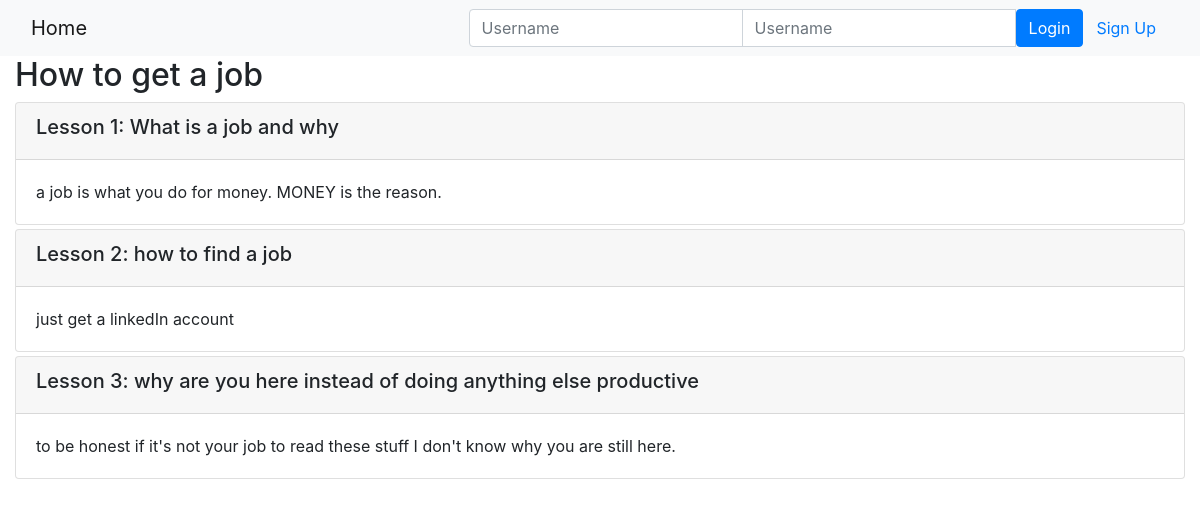
The page /onlinecourse/2/ on the database its author committed.
### onlinecourse/models.py (models this page shows, shortened)
class Course(models.Model):
    name = models.CharField(null=False, max_length=30, default='online course')
    image = models.ImageField(upload_to='course_images/')
    description = models.CharField(max_length=1000)
    pub_date = models.DateField(null=True)
    instructors = models.ManyToManyField(Instructor)
    users = models.ManyToManyField(settings.AUTH_USER_MODEL, through='Enrollment')
    total_enrollment = models.IntegerField(default=0)
    is_enrolled = False

class Lesson(models.Model):
    title = models.CharField(max_length=200, default="title")
    order = models.IntegerField(default=0)
    course = models.ForeignKey(Course, on_delete=models.CASCADE)
    content = models.TextField()

### onlinecourse/views.py (the view)
# urls.py: path('<int:pk>/', views.CourseDetailView.as_view(), name='course_details'),
class CourseDetailView(generic.DetailView):
    model = Course
    template_name = 'onlinecourse/course_detail_bootstrap.html'

### onlinecourse/templates/onlinecourse/course_detail_bootstrap.html (shortened to what this page needs)
<!DOCTYPE html>
<html lang="en">
<head>
     {% load static %}
    <link rel="stylesheet" href="https://maxcdn.bootstrapcdn.com/bootstrap/4.5.2/css/bootstrap.min.css">
</head>
<body>
    <nav class="navbar navbar-light bg-light">
        <div class="container-fluid">
            <div class="navbar-header">
                  <a class="navbar-brand" href="{% url 'onlinecourse:index' %}">Home</a>
            </div>
            <ul class="nav navbar-nav navbar-right">
                {% if user.is_authenticated %}
                <li>
                    <a class="btn btn-link" href="#">{{ user.first_name }}({{ user.username }})</a>
                    <a class="btn btn-link" href="{% url 'onlinecourse:logout' %}">Logout</a>
                </li>
                {% else %}
                <li>
                    <form class="form-inline" action="{% url 'onlinecourse:login' %}" method="post">
                        <div class="input-group">
                            <input type="text" class="form-control" placeholder="Username" name="username" >
                            <input type="password" class="form-control" placeholder="Username" name="psw" >
                            <button class="btn btn-primary" type="submit">Login</button>
                            <a class="btn btn-link" href="{% url 'onlinecourse:registration' %}">Sign Up</a>
                        </div>
                    </form>
                </li>
                {% endif %}
            </ul>
        </div>
    </nav>
    <div class="container-fluid">
            <h2>{{ course.name }}</h2>
            <div class="card-columns-vertical">
                {% for lesson in course.lesson_set.all %}
                    <div class="card mt-1">
                        <div class="card-header"><h5>Lesson {{lesson.order|add:1}}: {{lesson.title}}</h5></div>
                        <div class="card-body">{{lesson.content}}</div>
                    </div>
                {% endfor %}
            </div>
    </div>
</body>
</html>

### rows shown on the page
Course: name "How to get a job"
Lesson: order|add "1", title "What is a job and why", content "a job is what you do for money. MONEY is the reason."
Lesson: order|add "2", title "how to find a job", content "just get a linkedIn account"
Lesson: order|add "3", title "why are you here instead of doing anything else productive", content "to be honest if it's not your job to read these stuff I don't know why you are still here."
